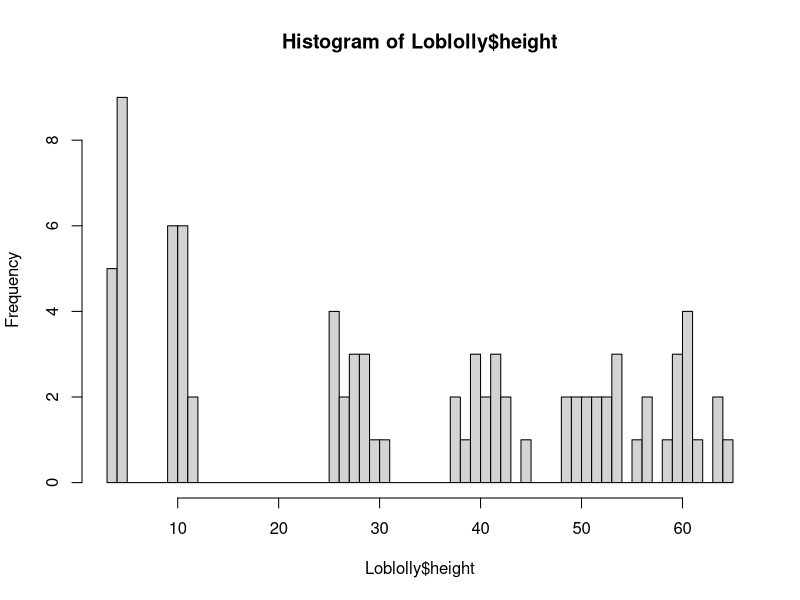
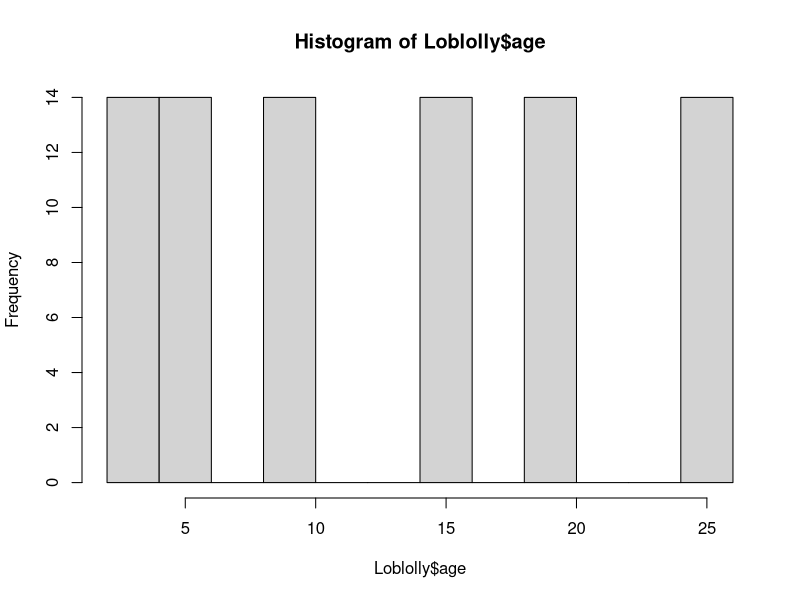
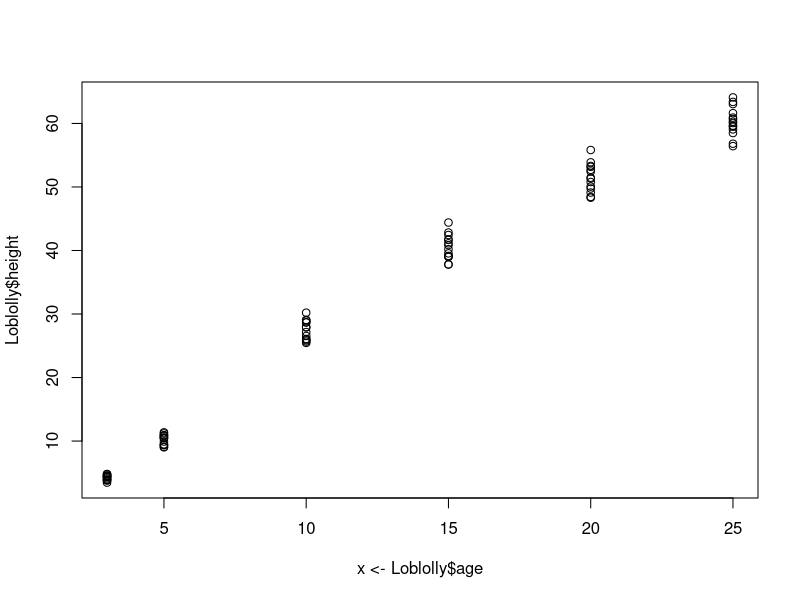

Reproduce these figures in R, in order. (Note: this script raises an error after producing the figures.)
library(tidyverse)

data("Loblolly")

summary(Loblolly)

table(Loblolly$Seed)
levels(Loblolly$Seed)

as.numeric(Loblolly$Seed)
as.numeric(as.character(Loblolly$Seed))
nums1 = as.numeric(as.character(Loblolly$Seed))

nums1[1]

glimpse(Loblolly)

hist(Loblolly$height, breaks = 84)
hist(Loblolly$age)

plot(x <- Loblolly$age, y=Loblolly$height)
x
y

plot(Loblolly$Seed, Loblolly$height)

table(Loblolly$Seed, Loblolly$age)
plot(y=Loblolly$height, x=Loblolly$age, col=Loblolly$Seed, pch=20, main = "Trees Grow over time!", xlab = "Tree Age", ylab = "Tree Height")

